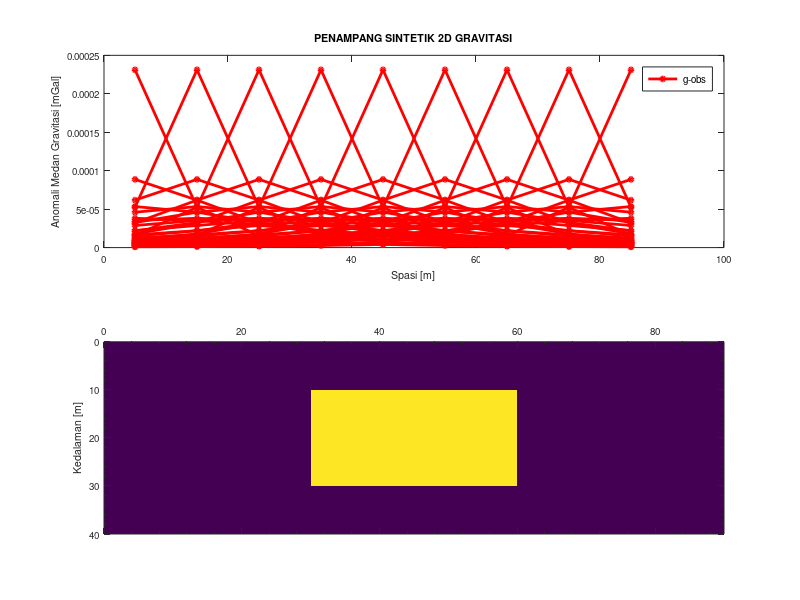

Recreate this plot in MATLAB. (Note: this script raises an error after producing the figure.)
%-----------------------------------------------------------------------
% Program Forward Model Gravitasi 2D
% Refererensi Last Kubik
% Dibuat Oleh Dr. Eng. Jamhir Safani
% Dikembangkan oleh Al Rubaiyn
% Kendari 28 Mei 2015
%-----------------------------------------------------------------------
clc; clear all;
G=6.6732e-11;   % Kontanta Gravirtasi damalm Mks

l0 =0.01; 
dx = 10; %(m)
dh =10; %(m)
rho = 1000; %(kg/m^3)
nx = 9; nz =4 ;

V = zeros(nz,nx);
% V(2,3)=rho;
% V(3,3)=rho;
% V(3,4)=rho;
% V(4,4)=rho;
% V(4,5)=rho;
% V(5,5)=rho;
V(2,4)=rho;
V(2,5)=rho;
V(2,6)=rho;
V(3,4)=rho;
V(3,5)=rho;
V(3,6)=rho;


VV = V(:);

d=dx; %station spacing
h=dh; %depth spacing (thickness)
 
x1 = [0:dx:(nx-1)*dx];
x = x1+d/2;
 
z1 = [0:h:(nz-1)*h]';
z = z1+h/2;
zz = repmat(z,1,nx);
xx = repmat(x,nz,1);
 
nb = nx*nz;
 
for i=1:nx
    for j = 1:nb
        r1 = ((zz(j)-h/2).^2 + (x(i)-xx(j)+d/2).^2).^0.5;
        r2 = ((zz(j)+h/2).^2 + (x(i)-xx(j)+d/2).^2).^0.5;
        r3 = ((zz(j)-h/2).^2 + (x(i)-xx(j)-d/2).^2).^0.5;
        r4 = ((zz(j)+h/2).^2 + (x(i)-xx(j)-d/2).^2).^0.5;
        theta1 = atan((x(i)-xx(j)+d/2)/(zz(j)-h/2));
        theta2 = atan((x(i)-xx(j)+d/2)/(zz(j)+h/2));
        theta3 = atan((x(i)-xx(j)-d/2)/(zz(j)-h/2));
        theta4 = atan((x(i)-xx(j)-d/2)/(zz(j)+h/2));
 
        %theta1 = theta1*180/pi; theta2 = theta2*180/pi; theta3 = theta3*180/pi; theta4 = theta4*180/pi;
        
        AA(i,j) = 2*G*(...
            (x(i)-xx(j)+d/2)*log((r2*r3)/(r1*r4))...
            + d*log(r4/r3)...
            - (zz(j)+h/2)*(theta4-theta2)...
            + (zz(j)-h/2)*(theta3-theta1));
        
    end
     
end

GG = AA;
figure 
subplot(2,1,1); plot(x,GG*1e5,'ro-','LineWidth',2.0,'MarkerSize',3);
title('PENAMPANG SINTETIK 2D GRAVITASI', 'fontweight','bold','fontsize',11)
ylabel('Anomali Medan Gravitasi [mGal]','fontsize',7);
xlabel('Spasi [m]','fontsize',7);
set(gca,'fontsize',7,'XMinorTick','off');
hleg= legend('g-obs','Location','NorthEast');
set(hleg,'FontAngle','italic','FontSize',7);

subplot(2,1,2); imagesc(x,z,V);
% subplot(2,1,2); contourf(x,-z,V);
ylabel('Kedalaman [m]','fontsize',7);
% ax=gca;
set(gca,'XAxisLocation','top','fontsize',7,'XMinorTick','on','YMinorTick','on');

colorbar('horiz');
colormap('default');
% colorbar('vert'); colormap(cool);
% view(0,270)
% grid on
% set(gca,'YLim',[-nz*dh 0])
% set(gca,'YTick',[-nz*dh:dh:0])
set(gca, 'GridLineStyle', '-');
% set(gca,'XGrid','on','YGrid','on','ZGrid','on')
% grid(gca,'minor');


hasil= [x' GG*1e5];%satuan dalam mGal
% hasil= [x' GG*1e8]; %satuan dalam mikroGal
dlmwrite('grav_obs.dat',hasil,'newline','pc','delimiter','\t','precision','%10.5f');